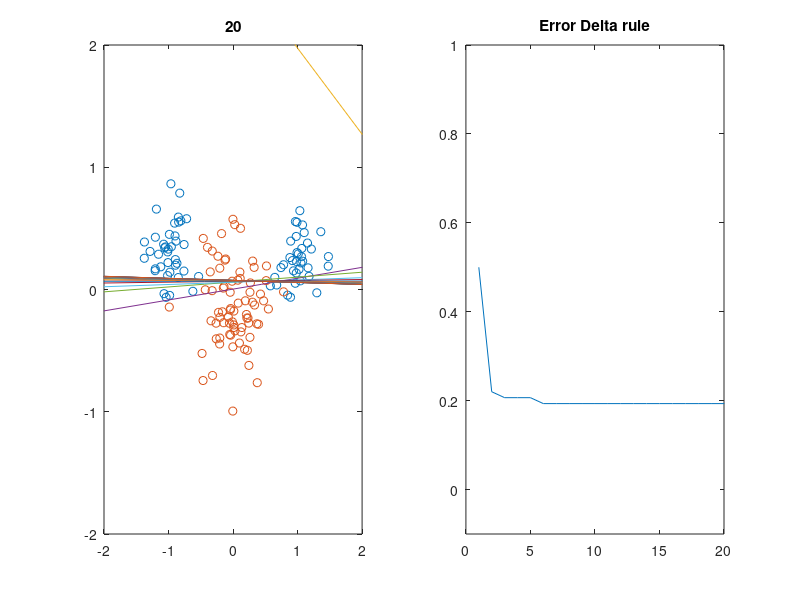

MATLAB code for this plot: (Note: this script raises an error after producing the figure.)
clc
clear all 
close all 

rng(0)
ndata = 100;
mA = [ 1.0, 0.3]; sigmaA = 0.2;
mB = [ 0.0, -0.1]; sigmaB = 0.3;
classA(1,:) = [ randn(1,round(0.5*ndata)) .* sigmaA - mA(1), randn(1,round(0.5*ndata)) .* sigmaA + mA(1)];
classA(2,:) = randn(1,ndata) .* sigmaA + mA(2);
classB(1,:) = randn(1,ndata) .* sigmaB + mB(1);
classB(2,:) = randn(1,ndata) .* sigmaB + mB(2);

plot(classA(1,:),classA(2,:), 'o',classB(1,:),classB(2,:), 'o')


%% 25 % of all data 
% delta rule 

n = round(ndata*0.75);

rem = randperm(ndata,ndata*0.25);

classA(:,rem) = [];
classB(:,rem) = [];

patterns1 = [classA(:,1:n),classB(:,1:n)];
targets1 = [ones(1,n),-ones(1,n)];


X1 = [patterns1; ones(1,2*n)];
T1 = targets1;

W = randn(1,3)*0.001;

eta = 0.01;
epochs = 20;
subplot(1,2,1)
plot(classA(1,:),classA(2,:), 'o',classB(1,:),classB(2,:), 'o')
hold on 

x = linspace(-4,4,10);
y = -(W(1)*x+W(3))/W(2);
axis([-2 2 -2 2])
plot(x,y)
drawnow

error = zeros(epochs+1,1);
error(1) = mean(abs(sign(W*X1)-T1)/2);

for i = 1:epochs
    deltaW = -eta*((W*X1)-T1)*X1';
    W = W + deltaW;
    error(i+1) = mean(abs(sign(W*X1)-T1)/2);

    
    y = -(W(1)*x+W(3))/W(2);
    plot(x,y)
    title(i)
    drawnow
end

subplot(1,2,2)
plot(error)
axis([0 epochs -0.1 1])

title('Error Delta rule')

%% 50 % of class A 


n = ndata;

rem = randperm(ndata,ndata*0.5);

classA(:,rem) = [];

patterns1 = [classA,classB];
targets1 = [ones(1,length(classA)),-ones(1,n)];


X1 = [patterns1; ones(1,(length(classA)+length(classB)))];
T1 = targets1;

W = randn(1,3)*0.001;

eta = 0.01;
epochs = 20;
subplot(1,2,1)
plot(classA(1,:),classA(2,:), 'o',classB(1,:),classB(2,:), 'o')
hold on 

x = linspace(-4,4,10);
y = -(W(1)*x+W(3))/W(2);
axis([-2 2 -2 2])
plot(x,y)
drawnow

error = zeros(epochs+1,1);
error(1) = mean(abs(sign(W*X1)-T1)/2);

for i = 1:epochs
    deltaW = -eta*((W*X1)-T1)*X1';
    W = W + deltaW;
    error(i+1) = mean(abs(sign(W*X1)-T1)/2);

    
    y = -(W(1)*x+W(3))/W(2);
    plot(x,y)
    title(i)
    drawnow
end

subplot(1,2,2)
plot(error)
axis([0 epochs -0.1 1])

title('Error Delta rule')

%%  50% class B 


n = ndata;

rem = randperm(ndata,ndata*0.5);

classB(:,rem) = [];

patterns1 = [classA,classB];
targets1 = [ones(1,n),-ones(1,length(classB))];


X1 = [patterns1; ones(1,(length(classA)+length(classB)))];
T1 = targets1;

W = randn(1,3)*0.001;

eta = 0.01;
epochs = 20;
subplot(1,2,1)
plot(classA(1,:),classA(2,:), 'o',classB(1,:),classB(2,:), 'o')
hold on 

x = linspace(-4,4,10);
y = -(W(1)*x+W(3))/W(2);
axis([-2 2 -2 2])
plot(x,y)
drawnow

error = zeros(epochs+1,1);
error(1) = mean(abs(sign(W*X1)-T1)/2);

for i = 1:epochs
    deltaW = -eta*((W*X1)-T1)*X1';
    W = W + deltaW;
    error(i+1) = mean(abs(sign(W*X1)-T1)/2);

    
    y = -(W(1)*x+W(3))/W(2);
    plot(x,y)
    title(i)
    drawnow
end

subplot(1,2,2)
plot(error)
axis([0 epochs -0.1 1])

title('Error Delta rule')



%% 20 % 80 % of class A


n = ndata;

rem = [randperm(ndata*0.5,ndata*0.5*0.20), randperm(ndata*0.5,ndata*0.5*0.80)+50];

classA(:,rem) = [];

patterns1 = [classA,classB];
targets1 = [ones(1,length(classA)),-ones(1,length(classB))];


X1 = [patterns1; ones(1,(length(classA)+length(classB)))];
T1 = targets1;

W = randn(1,3)*0.001;

eta = 0.01;
epochs = 20;
figure(4)
subplot(1,2,1)
plot(classA(1,:),classA(2,:), 'o',classB(1,:),classB(2,:), 'o')
hold on 

x = linspace(-4,4,10);
y = -(W(1)*x+W(3))/W(2);
axis([-2 2 -2 2])
plot(x,y)
drawnow

error = zeros(epochs+1,1);
error(1) = mean(abs(sign(W*X1)-T1)/2);

for i = 1:epochs
    deltaW = -eta*((W*X1)-T1)*X1';
    W = W + deltaW;
    error(i+1) = mean(abs(sign(W*X1)-T1)/2);

    
    y = -(W(1)*x+W(3))/W(2);
    plot(x,y)
    title(i)
    drawnow
end

subplot(1,2,2)
plot(error)
axis([0 epochs -0.1 1])

title('Error Delta rule')





















